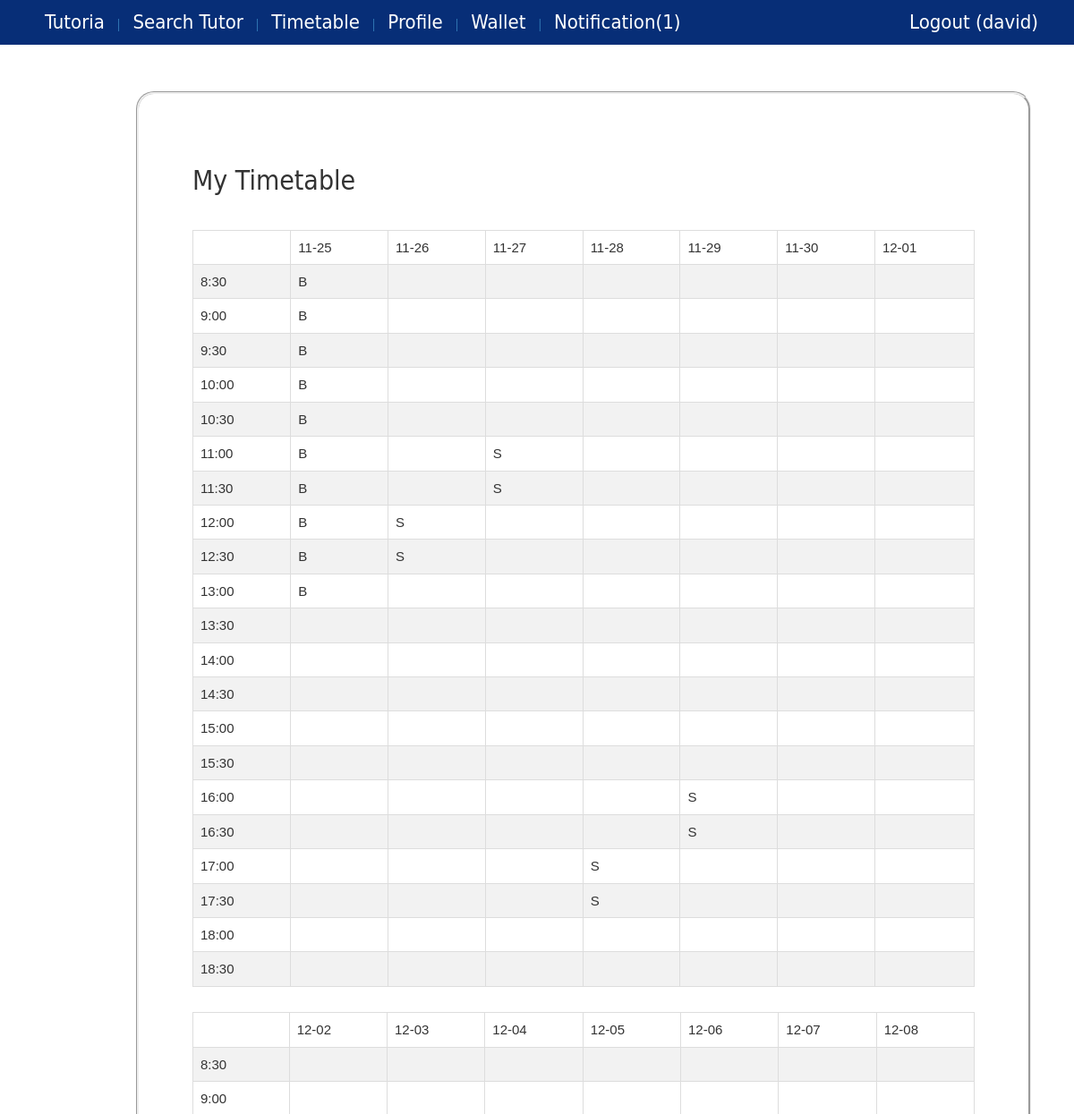
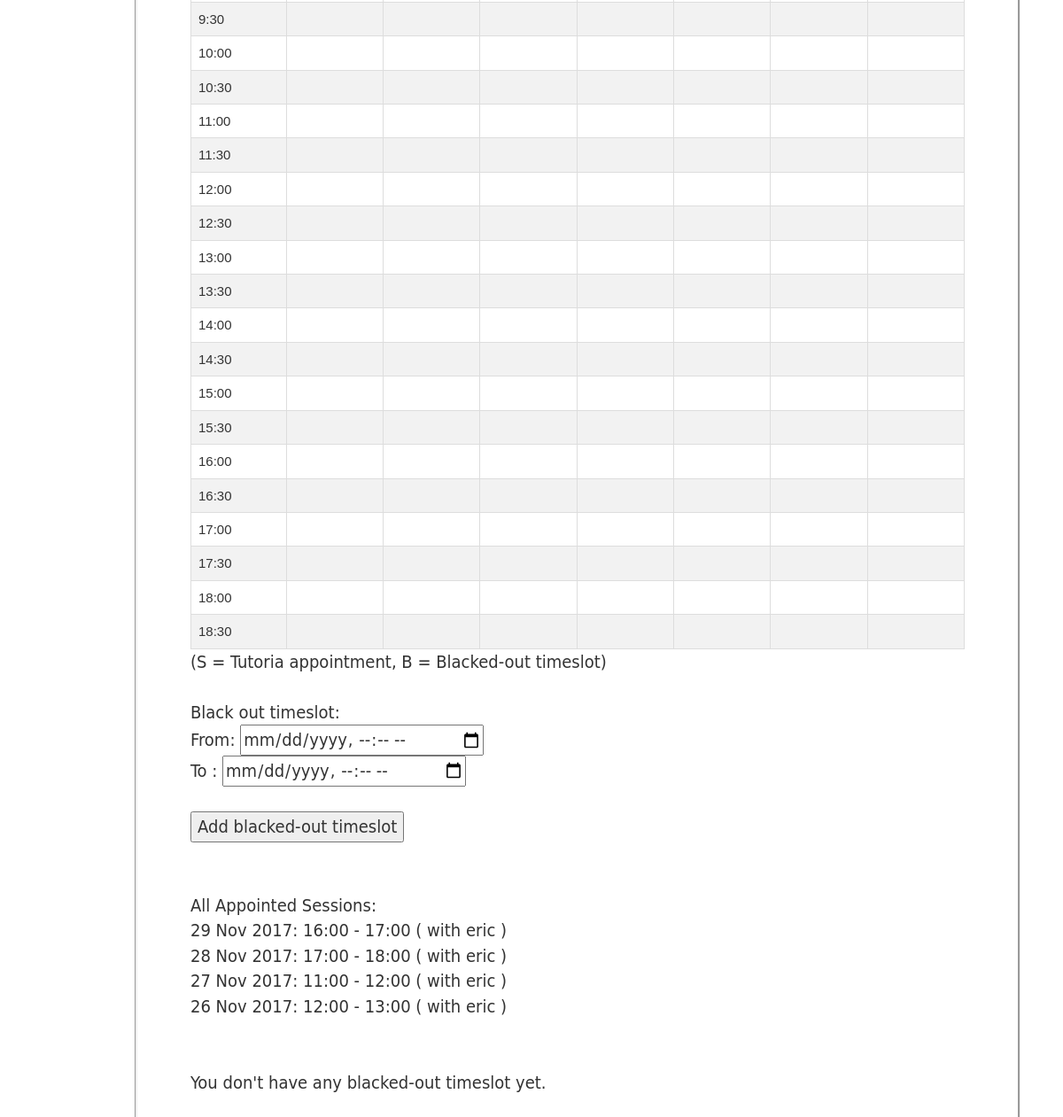
/timetable/ (signed in), run on the app's committed database (2 pictures, top to bottom).
### core/models.py (models this page shows, shortened)
class Profile(models.Model):
    user = models.OneToOneField(User, on_delete=models.CASCADE)
    phone = models.CharField(max_length=20)
    user_type =  models.ForeignKey(UserType)
    image = models.ImageField(upload_to='profile_image',blank=True)
    wallet = models.OneToOneField(Wallet)
    @property
    def isStudent(self):
        return self.user_type.user_type=="student" or self.user_type.user_type=="both"
    @property
    def isTutor(self):
        return self.user_type.user_type=="tutor" or self.user_type.user_type=="both"
    @property
    def hasNotification(self):
        return len(Notification.objects.filter(profile=self,checked=False))>0
    @property
    def getNotificationNum(self):
        return len(Notification.objects.filter(profile=self,checked=False))
    @property
    def getUsername(self):
        return self.user.username

class Session(models.Model):
    student = models.ForeignKey(Student, on_delete=models.CASCADE, blank=True, null=True)
    tutor = models.ForeignKey(Tutor, on_delete=models.CASCADE)
    booking_date = models.DateTimeField(blank=True, null=True)
    start_date = models.DateTimeField()
    end_date = models.DateTimeField()
    status = models.CharField(max_length=10,blank=True,null=True) # possible value: booked, cancelled, locked, ended
    isCouponUsed = models.BooleanField(default=False)
    isBlackedout = models.BooleanField(default=False)
    @property
    def getStartTimeStr(self):
        local_timezone = timezone(settings.TIME_ZONE)
        return self.start_date.astimezone(local_timezone).strftime('%H:%M')
    @property
    def getEndTimeStr(self):
        local_timezone = timezone(settings.TIME_ZONE)
        return self.end_date.astimezone(local_timezone).strftime('%H:%M')
    @property
    def getBookedDateStr(self):
        local_timezone = timezone(settings.TIME_ZONE)
        return self.start_date.astimezone(local_timezone).strftime('%e %b %Y')

class Student(models.Model):
    profile = models.OneToOneField(Profile, on_delete=models.CASCADE)
    university = models.OneToOneField(University, blank=True,null=True)

### core/views.py (the view, shortened to what this page needs)
# urls.py: url(r'^timetable/$', views.viewTimetable, name='view_timetable'),
@login_required
def viewTimetable(request):
    if request.user.username =="admin":
        request.session['title'] = "Restricted Access"
        request.session['message'] = "You are logged-in as admin."
        return HttpResponseRedirect(reverse('message'))
    context={}
    msg = ""
    row_list = generateProfileTimetable1(request.user.profile)
    context['row_list']=zip(*row_list)
    if request.user.profile.isTutor:
        row_list = generateProfileTimetable2(request.user.profile)
        context['row_list2']=zip(*row_list)
    user_profile = request.user.profile
    context['profile']=user_profile
    current = getCurrentDatetime()
    nextweek = current + timedelta(days=7)
    next2week = current + timedelta(days=14)
    if user_profile.isStudent :
        s = Session.objects.filter(student=user_profile.student).filter(isBlackedout=False).exclude(status="ended").exclude(status="cancelled").filter(end_date__lte=nextweek).order_by('-start_date')
        context['student_session_list'] = s
    if user_profile.isTutor:
        s = Session.objects.filter(tutor=user_profile.tutor).filter(isBlackedout=False).exclude(status="ended").exclude(status="cancelled").filter(end_date__lte=next2week).order_by('-start_date')
        context['tutor_session_list'] = s
        current = getCurrentDatetime()
        b = Session.objects.filter(tutor=user_profile.tutor).filter(isBlackedout=True).filter(end_date__gte=current).filter(end_date__lte=next2week).order_by('-start_date')
        unavailable_time = [ getDatetimeStr(t.start_date)+" to "+getDatetimeStr(t.end_date) for t in b]
        context['blackedOutTimeslots'] = unavailable_time
    return render(request, 'timetable.html', context)

### core/utility.py (called while the page is built)
def getCurrentDatetime():
    local_timezone = timezone(settings.TIME_ZONE)
    return datetime.now().astimezone(local_timezone)

### core/templates/timetable.html (shortened to what this page needs)
{% extends 'base.html' %}
{% block content %}
    <h2>My Timetable</h2><br/>
    <table class="timetable">
        {% for row in row_list %}
            <tr>
                {% for cell in row %}
                        <td>{{cell}}</td>
                {% endfor %}
            </tr>
        {% endfor %}
    </table>
    {% if user.profile.isTutor %}
    <br/>
    <table class="timetable">
            {% for row in row_list2 %}
                <tr>
                    {% for cell in row %}
                            <td>{{cell}}</td>
                    {% endfor %}
                </tr>
            {% endfor %}
        </table>
    {% endif %}
    {% if user.profile.isStudent and not user.profile.isTutor %}
        (T = Tutorial Session Booked)
    {% elif not user.profile.isStudent and user.profile.isTutor%}
        (S = Tutoria appointment, B = Blacked-out timeslot)
    {% else %}
        (T = Tutorial Session Booked, S = Tutoria appointment, B = Blacked-out timeslot)
    {% endif %}
    <br/><br/>
    {% if user.profile.isTutor %}
        Black out timeslot:
        <form action="{% url 'view_timetable' %}" method="post">
            <div id="timeslot_picker_group">
                From: <input type="datetime-local" name="blackOutStartDatetime"><br/>
                To  : <input type="datetime-local" name="blackOutEndDatetime"><br/>
            </div>
            <br/>
            <input type="submit" value="Add blacked-out timeslot" />
        </form>
        <br/><br/>
    {% endif %}
    {% if user.profile.isTutor %}
        {% if not tutor_session_list %}
            <p>You don't have any appointment yet.</p>
        {%else%}
            All Appointed Sessions:<br/>
            {% for s in tutor_session_list %}
                {{s.getBookedDateStr}}:
                {{s.getStartTimeStr}} - {{s.getEndTimeStr}}
                ( with {{s.student.profile.getUsername}} )<br/>
            {% endfor %}
        {% endif %}
        <br/><br/>
        {% if not blackedOutTimeslots %}
            <p>You don't have any blacked-out timeslot yet.</p>
        {%else%}
            All Blacked-out Timeslot:<br/>
            {% for each in blackedOutTimeslots %}
                {{ each }} <br/>
            {% endfor %}
        {% endif %}
        <br/>
    {% endif %}
    <br/>
{% endblock %}

### core/templates/base.html (shortened to what this page needs)
{% load static %}
<!DOCTYPE html>
<html>
<head>
    <link rel="stylesheet" href="{% static 'css/base.css' %}">
    <link rel="stylesheet" href="https://maxcdn.bootstrapcdn.com/bootstrap/3.3.7/css/bootstrap.min.css">
</head>
<body>
    <div id="wrapper">
        <header>
            <nav id="navigation">
                <ul>
                    <a href="{% url 'homepage' %}">
                        <li>Tutoria</li>
                    </a>
                    {% ifnotequal user.username "admin" %}
                        {% if user.is_authenticated %}
                            <a href="{% url 'search_tutor' %}">
                                | <li>Search Tutor</li>
                            </a>
                            <a href="{% url 'view_timetable' %}">
                                | <li>Timetable</li>
                            </a>
                            <a href="{% url 'edit_profile' %}">
                                | <li>Profile</li>
                            </a>
                            <a href="{% url 'view_wallet' %}">
                                | <li>Wallet</li>
                            </a>
                            <a href="{% url 'view_notification' %}">
                                {%if user.profile.hasNotification %}
                                    | <li>Notification({{user.profile.getNotificationNum}})</li>
                                {% else %}
                                    | <li>Notification</li>
                                {% endif %}
                            </a>
                            <a href="{% url 'logout' %}" id="logoutButton" class="pull-right">
                                <li>Logout ({{ user.username }}) </li>
                            </a>
                        {% endif %}
                    {% endifnotequal %}
                </ul>
            </nav>
        </header>
        <div id="main">
            <article>
                <section class="box">
                    {% block content %} {% endblock %}
        </div>
    </div>
</body>
</html>

### core/static/css/base.css (style rules this page uses)
* { margin:0 auto; padding:0 auto; }
html,body { height:100%; }
#wrapper { min-height:100%; position:relative; }
a:link { text-decoration: none; }
nav#navigation { position: fixed; border-radius:10px; top:0; left:0; right:0; width: 100%; height: 50px; background-color:rgba(255,255,255,0.2); z-index: 1; }
nav#navigation ul { box-sizing:border-box; list-style:none; height:50px; padding-bottom:5px; background-color:rgb(7, 46, 119); top:5px; }
nav#navigation ul li { box-sizing:border-box; font-family:"Gill Sans", "Gill Sans MT", "Myriad Pro", "DejaVu Sans Condensed", Helvetica, Arial, sans-serif; font-size:22px; font-weight:300; display:inline; border-radius:10px; color:rgb(255, 255, 255); position:relative; line-height:50px; padding-left:10px; padding-right:10px; }
#main { padding-top:50px; padding-bottom:50px; }
.box { overflow: hidden; font-size:20px; font-family:"Gill Sans", "Gill Sans MT", "Myriad Pro", "DejaVu Sans Condensed", Helvetica, Arial, sans-serif; box-sizing:border-box; width:1000px; padding:60px; border:groove; border-radius:20px; margin:2px; position:relative; top:50px; left:150px; }
#logoutButton, #logoutButton, #signupButton { padding-right: 30px; }

### core/templates/timetable.html (style rules this page uses)
.timetable { font-family: "Trebuchet MS", Arial, Helvetica, sans-serif; border-collapse: collapse; width: 100%; font-size: 15px; }
.timetable td, .timetable th { border: 1px solid #ddd; padding: 8px; }
.timetable tr:nth-child(even) { background-color: #f2f2f2; }

### data on the page
Session: getBookedDateStr "29 Nov 2017", getStartTimeStr "16:00", getEndTimeStr "17:00", student.profile.getUsername "eric"
Session: getBookedDateStr "28 Nov 2017", getStartTimeStr "17:00", getEndTimeStr "18:00", student.profile.getUsername "eric"
Session: getBookedDateStr "27 Nov 2017", getStartTimeStr "11:00", getEndTimeStr "12:00", student.profile.getUsername "eric"
Session: getBookedDateStr "26 Nov 2017", getStartTimeStr "12:00", getEndTimeStr "13:00", student.profile.getUsername "eric"

### other printed values
{{ user.profile.getNotificationNum }} "1"
{{ user.username }} "david"
{{ cell }} "11-25" "11-26" "11-27" "11-28" "11-29" "11-30" "12-01" "8:30" "B" "9:00" "B" "9:30" "B" "10:00" "B" "10:30" "B" "11:00" "B" "S" "11:30" "B" "S" "12:00" "B" "S" "12:30" "B" "S" "13:00" "B" "13:30" "14:00" "14:30" "15:00" "15:30" "16:00" "S" "16:30" "S" "17:00" "S" "17:30" "S" "18:00" "18:30"
{{ cell }} "12-02" "12-03" "12-04" "12-05" "12-06" "12-07" "12-08" "8:30" "9:00" "9:30" "10:00" "10:30" "11:00" "11:30" "12:00" "12:30" "13:00" "13:30" "14:00" "14:30" "15:00" "15:30" "16:00" "16:30" "17:00" "17:30" "18:00" "18:30"
